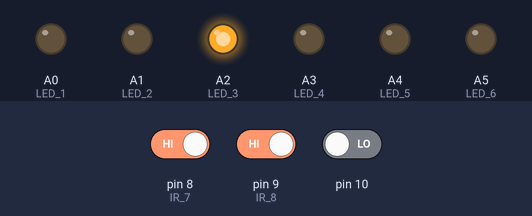
Bench run of a sketch on a simulated Arduino Nano, built with avr-gcc and run on an emulated ATmega328P. On the bench: output pins drawn as LEDs (lit = HIGH). Inputs (shaded band) come from the test bench; at power-on: pin 8 (IR_7) HIGH, pin 9 (IR_8) HIGH, pin 10 LOW.

Above: at 1.2 s.
1.3 s: pin 8 (IR_7) driven LOW
At 2.4 s:
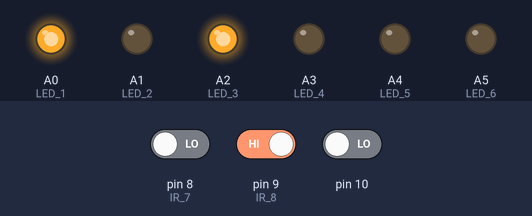
2.8 s: pin 9 (IR_8) driven LOW
At 3.6 s:
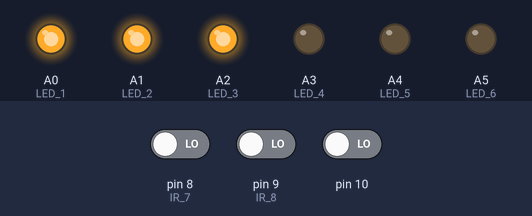
4.3 s: pin 10 driven HIGH
At 4.7 s:
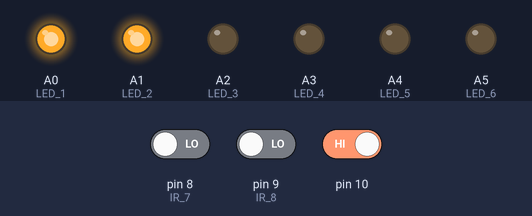
5.8 s: pin 8 (IR_7) driven HIGH
At 7.0 s:
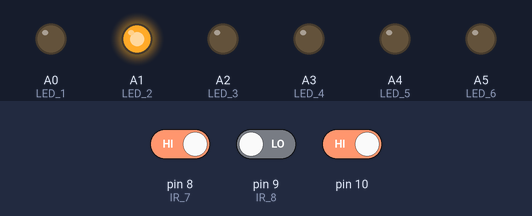
7.3 s: pin 9 (IR_8) driven HIGH
At 8.2 s:
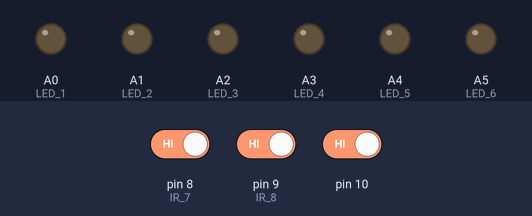
8.8 s: pin 8 (IR_7) driven LOW
At 9.3 s:
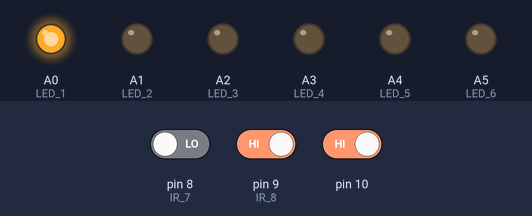
Timing chart, 0 to 11.3 s (numbered marks = the images above; inputs shaded):
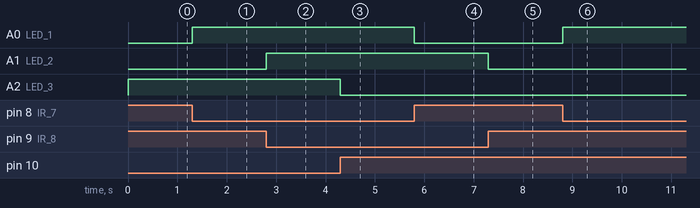

The sketch:

IR_Test.ino
```cpp
//Port C
#define LED_1 A0
#define LED_2 A1
#define LED_3 A2
#define LED_4 A3
#define LED_5 A4
#define LED_6 A5
#define LED_7 A6
#define LED_8 A7


//Port D
#define IR_1 2
#define IR_2 3
#define IR_3 4
#define IR_4 5
#define IR_5 6
#define IR_6 7
#define IR_7 8
#define IR_8 9

#define IR_MASK B00000111

#define DELAY_MS 100

// the setup function runs once when you press reset or power the board
void setup() {

	// initialize digital pin LED_BUILTIN as an output.
	pinMode(LED_1, OUTPUT);
	pinMode(LED_2, OUTPUT);
	pinMode(LED_3, OUTPUT);
	pinMode(LED_4, OUTPUT);
	pinMode(LED_5, OUTPUT);
	pinMode(LED_6, OUTPUT);
	pinMode(IR_1, INPUT_PULLUP);
	pinMode(IR_2, INPUT_PULLUP);
	pinMode(IR_3, INPUT_PULLUP);
	pinMode(IR_4, INPUT_PULLUP);
	pinMode(IR_5, INPUT_PULLUP);
	pinMode(IR_6, INPUT_PULLUP);
	pinMode(IR_7, INPUT_PULLUP);
	pinMode(IR_8, INPUT_PULLUP);

	//Serial.begin(57600);
	//Serial.println("*** Begin ***");
}

byte inputs_now = 0, inputs_prev = 0;

void loop() {
	//Serial.println("---------");

	do {
		//read inputs on POPRTB
		inputs_now = (~PINB & IR_MASK);
	} while (inputs_now == inputs_prev); //loop untill input changes
	inputs_prev = inputs_now;

	//Serial.println(inputs_now);// | B00000000, BIN);

	//set LEDs
	PORTC = inputs_now;

//	Serial.println("loop - End");
//	delay(DELAY_MS);
}
```

Measured:
- after the input at 1.3 s, A0 (LED_1): LOW → HIGH at once
- after the input at 2.8 s, A1 (LED_2): LOW → HIGH at once
- after the input at 4.3 s, A2 (LED_3): HIGH → LOW at once
- after the input at 5.8 s, A0 (LED_1): HIGH → LOW at once
- after the input at 7.3 s, A1 (LED_2): HIGH → LOW at once
- after the input at 8.8 s, A0 (LED_1): LOW → HIGH at once
